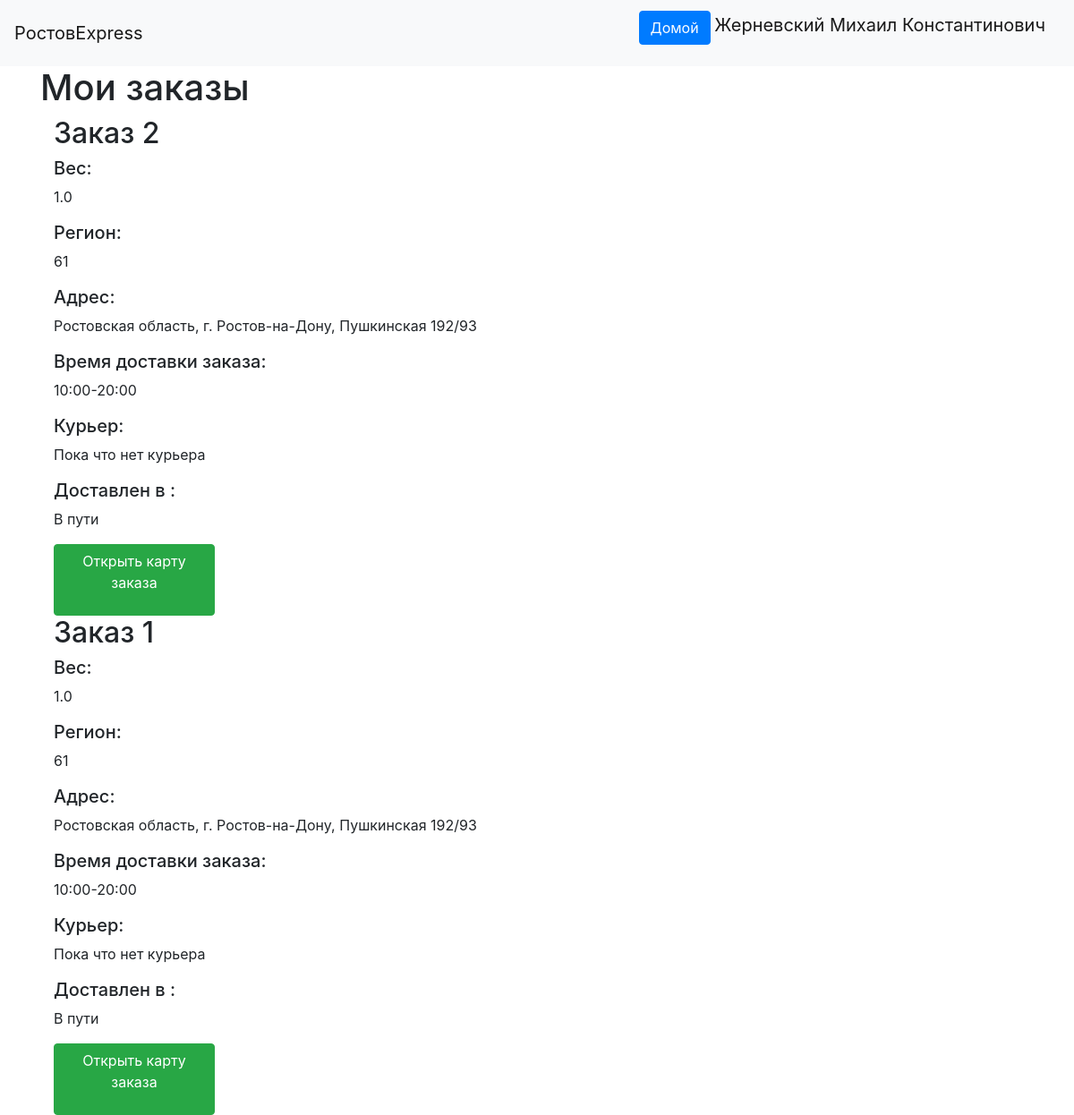
Page /orders/view (signed in) on the committed database.
### data/users.py (models this page shows, shortened)
class User(SqlAlchemyBase, UserMixin):
    __tablename__ = 'users'
    id = sqlalchemy.Column(sqlalchemy.Integer,
                           primary_key=True, autoincrement=True)
    name = sqlalchemy.Column(sqlalchemy.String, nullable=True)
    about = sqlalchemy.Column(sqlalchemy.String, nullable=True)
    email = sqlalchemy.Column(sqlalchemy.String,
                              index=True, unique=True, nullable=True)
    phone_number = sqlalchemy.Column(sqlalchemy.String,
                              index=True, unique=True, nullable=True)
    hashed_password = sqlalchemy.Column(sqlalchemy.String, nullable=True)
    created_date = sqlalchemy.Column(sqlalchemy.DateTime,default=datetime.datetime.now)
    user_type = sqlalchemy.Column(sqlalchemy.Integer, nullable=True)
    c_id = sqlalchemy.Column(sqlalchemy.Integer, sqlalchemy.ForeignKey('couriers.id'), nullable=True)
    sqlalchemy.orm.relation('Courier')

### data/orders.py (models this page shows)
class Order(SqlAlchemyBase):
    __tablename__ = 'orders'
    id = sqlalchemy.Column(sqlalchemy.Integer, primary_key=True)
    weight = sqlalchemy.Column(sqlalchemy.Float, nullable=True)
    region = sqlalchemy.Column(sqlalchemy.Integer, nullable=True)
    orders_courier = sqlalchemy.Column(sqlalchemy.Integer, sqlalchemy.ForeignKey('couriers.id'))
    user_id = sqlalchemy.Column(sqlalchemy.Integer, sqlalchemy.ForeignKey("users.id"))
    address = sqlalchemy.Column(sqlalchemy.String, nullable=True)
    complete_time = sqlalchemy.Column(sqlalchemy.String, nullable=True, default='')
    sqlalchemy.orm.relation('User')
    sqlalchemy.orm.relation('Courier')

### data/deliveryhours.py (models this page shows)
class DH(SqlAlchemyBase):
    __tablename__ = 'deliveryhours'
    id = sqlalchemy.Column(sqlalchemy.Integer, primary_key=True, autoincrement=True)
    order_id = sqlalchemy.Column(sqlalchemy.Integer, sqlalchemy.ForeignKey('orders.id'), nullable=True)
    hours = sqlalchemy.Column(sqlalchemy.String, nullable=True)
    sqlalchemy.orm.relation('Order')

### main.py (the view)
@app.route('/orders/view', methods=['POST', 'GET'])
@login_required
def get_user_orders():
    user_id = current_user.id
    db_sess = db_session.create_session()
    orders = db_sess.query(Order).filter(Order.user_id == user_id).all()
    delivery_hours = [db_sess.query(DH).filter(DH.order_id == order.id).all()[0] for order in orders]
    courier_names = []
    for order in orders:
        list_of_couriers = db_sess.query(User).filter(User.c_id == order.orders_courier).all()
        if list_of_couriers:
            courier_names.append(f"{list_of_couriers[0].name}, телефон: {list_of_couriers[0].phone_number}")
        else:
            courier_names.append("Пока что нет курьера")
    items = zip(orders, delivery_hours, courier_names)
    items = list(items)
    items.reverse()
    return render_template('existing_orders.html', title="Мои заказы", items=items)

### data/db_session.py (called while the page is built)
def create_session() -> Session:
    global __factory
    return __factory()

### main.py (called while the page is built)
@login_manager.user_loader
def load_user(user_id):
    db_sess = db_session.create_session()
    return db_sess.query(User).get(user_id)

### templates/existing_orders.html
{% extends "base.html" %}
{% block content %}
<h1>Мои заказы</h1>
{% for item in items %}
<div class="container">
    <h2>Заказ {{item[0].id}}</h2>
    <h5>Вес: </h5><p> {{ item[0].weight }}</p>
    <h5>Регион: </h5><p> {{ item[0].region }}</p>
    <h5>Адрес: </h5><p> {{ item[0].address }}</p>
    <h5>Время доставки заказа: </h5><p>{{ item[1].hours }}</p>
    <h5>Курьер: </h5><p>{{ item[2] }}</p>
    {% if item[0].complete_time %}
    <h5>Доставлен в : </h5><p>{{ item[0].complete_time }} по Гринвичу</p>
    {% else %}
    <h5>Доставлен в : </h5><p>В пути</p>
    {% endif %}
    <a class="btn btn-success" style="width: 180px; height:80px" href="/orders/view/{{item[0].id}}">Открыть карту заказа</a>
</div>
{% endfor %}
{% endblock %}

### templates/base.html (shortened to what this page needs)
<!doctype html>
<html lang="en">
<head>
    <link rel="stylesheet"
          href="https://stackpath.bootstrapcdn.com/bootstrap/4.4.1/css/bootstrap.min.css"
>
</head>
<body>
<header>
    <nav class="navbar navbar-light bg-light">
        <a class="navbar-brand" href="#">РостовExpress</a>
        {% if current_user.is_authenticated %}
            <p>
                <a class="btn btn-primary " href="/">Домой</a>
                <a class="navbar-brand" href="/logout">{{ current_user.name }}</a>
            </p>
        {% else %}
            <p>
                <a class="btn btn-primary " href="/register">Зарегистрироваться</a>
                <a class="btn btn-success" href="/login">Войти</a>
            </p>
        {% endif %}
    </nav>
</header>
<main role="main" class="container">
    {% block content %}{% endblock %}
</main>
</body>
</html>

### rows in the picture
User: name "Жерневский Михаил Константинович"
Order: id "2", weight "1.0", region "61", address "Ростовская область, г. Ростов-на-Дону, Пушкинская 192/93", hours "10:00-20:00", item "Пока что нет курьера", shows "Доставлен в :", complete_time "В пути"
Order: id "1", weight "1.0", region "61", address "Ростовская область, г. Ростов-на-Дону, Пушкинская 192/93", hours "10:00-20:00", item "Пока что нет курьера", shows "Доставлен в :", complete_time "В пути"
